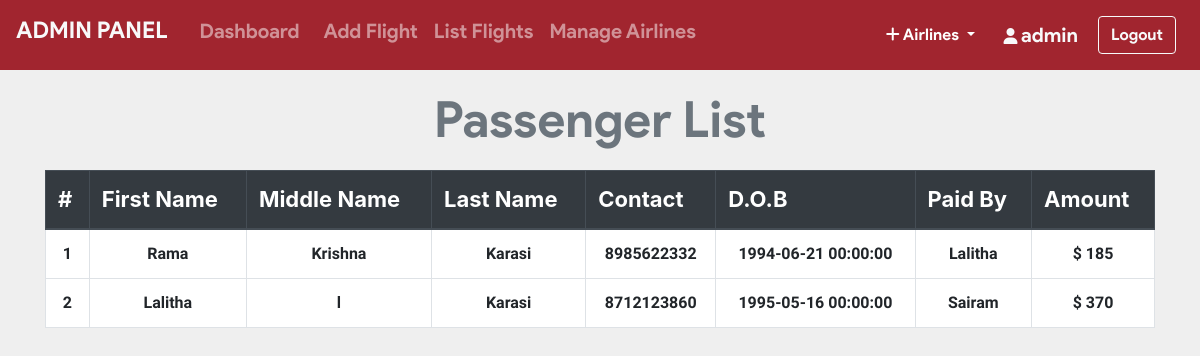
/admin/pass_list.php?flight_id=2 (signed in), run on the app's committed database.
### tables this page shows
CREATE TABLE `ticket` (
  `ticket_id` int(11) NOT NULL,
  `passenger_id` int(11) NOT NULL,
  `flight_id` int(11) NOT NULL,
  `user_id` int(11) NOT NULL,
  `seat_no` varchar(10) NOT NULL,
  `cost` int(11) NOT NULL,
  `class` varchar(3) NOT NULL
);

CREATE TABLE `passenger_profile` (
  `passenger_id` int(11) NOT NULL,
  `user_id` int(11) NOT NULL,
  `flight_id` int(11) NOT NULL,
  `mobile` varchar(110) NOT NULL,
  `dob` datetime NOT NULL,
  `f_name` varchar(20) DEFAULT NULL,
  `m_name` varchar(20) DEFAULT NULL,
  `l_name` varchar(20) DEFAULT NULL
);

CREATE TABLE `users` (
  `user_id` int(11) NOT NULL,
  `username` varchar(20) NOT NULL,
  `email` varchar(50) NOT NULL,
  `password` varchar(100) NOT NULL
);

CREATE TABLE `payment` (
  `card_no` varchar(16) NOT NULL,
  `user_id` int(11) NOT NULL,
  `flight_id` int(11) NOT NULL,
  `expire_date` varchar(5) DEFAULT NULL,
  `amount` int(11) NOT NULL
);

### admin/pass_list.php (the view, shortened to what this page needs)
<?php include_once 'header.php'; ?>
<?php include_once 'footer.php';
require '../helpers/init_conn_db.php';?>
    <main>
        <?php if(isset($_SESSION['adminId'])) { ?>
          <div class="container-md mt-2">
            <h1 class="display-4 text-center text-secondary"
              >Passenger List</h1>
            <table class="table table-bordered">
              <thead class="thead-dark">
                <tr>
                  <th>#</th>
                  <th scope="col">First Name</th>
                  <th scope="col">Middle Name</th>
                  <th scope="col">Last Name</th>
                  <th scope="col">Contact</th>
                  <th scope="col">D.O.B</th>
                  <th scope="col">Paid By</th>
                  <th scope="col">Amount</th>
                </tr>
              </thead>
              <tbody>
                <?php
                $cnt=1;
                $flight_id = $_GET['flight_id'];
                $sql_t = 'SELECT * FROM Ticket WHERE flight_id=?';
                $stmt_t = mysqli_stmt_init($conn);
                if(!mysqli_stmt_prepare($stmt_t,$sql_t)) {
                    header('Location: ticket.php?error=sqlerror');
                    exit();
                } else {
                    mysqli_stmt_bind_param($stmt_t,'i',$flight_id);
                    mysqli_stmt_execute($stmt_t);
                    $result_t = mysqli_stmt_get_result($stmt_t);
                    while($row_t = mysqli_fetch_assoc($result_t)) {
                      $sql = 'SELECT * FROM Passenger_profile WHERE passenger_id=?';
                      $stmt = mysqli_stmt_init($conn);
                      mysqli_stmt_prepare($stmt,$sql);
                      mysqli_stmt_bind_param($stmt,'i',$row_t['passenger_id']);
                      mysqli_stmt_execute($stmt);
                      $result = mysqli_stmt_get_result($stmt);
                      if ($row = mysqli_fetch_assoc($result)) {
                          $sql_p = 'SELECT * FROM PAYMENT WHERE flight_id=? AND user_id=?';
                          $stmt_p = mysqli_stmt_init($conn);
                          mysqli_stmt_prepare($stmt_p,$sql_p);
                          mysqli_stmt_bind_param($stmt_p,'ii',$flight_id,$row['user_id']);
                          mysqli_stmt_execute($stmt_p);
                          $result_p = mysqli_stmt_get_result($stmt_p);
                          if ($row_p = mysqli_fetch_assoc($result_p)) {
                            $sql_u = 'SELECT * FROM Users WHERE user_id=?';
                            $stmt_u = mysqli_stmt_init($conn);
                            mysqli_stmt_prepare($stmt_u,$sql_u);
                            mysqli_stmt_bind_param($stmt_u,'i',$row['user_id']);
                            mysqli_stmt_execute($stmt_u);
                            $result_u = mysqli_stmt_get_result($stmt_u);
                            if ($row_u = mysqli_fetch_assoc($result_u)) {
                              echo "
                              <tr class='text-center'>
                                <td>".$cnt."</td>
                                <td>".$row['f_name']."</td>
                                <td>".$row['m_name']."</td>
                                <td>".$row['l_name']."</td>
                                <td>".$row['mobile']."</td>
                                <td>".$row['dob']."</td>
                                <td scope='row'>".$row_u['username']."</td>
                                <td>$ ".$row_p['amount']."</td>
                              </tr>
                              ";
                            }
                          }
                      }
                      $cnt++; }
                      }
                ?>
              </tbody>
            </table>
          </div>
        <?php } ?>
    </main>

### admin/pass_list.php (style rules this page uses)
table { background-color: white; }
h1 { margin-top: 20px; margin-bottom: 20px; font-family: 'product sans'; font-size: 50px !important; font-weight: lighter; }
body { background-color: #efefef; }
th { font-size: 22px; }
td { margin-top: 10px !important; font-size: 16px; font-weight: bold; font-family: 'Assistant', sans-serif !important; }

### data on the page
ticket: passenger.f_name "Rama", passenger.m_name "Krishna", passenger.l_name "Karasi", passenger.mobile "8985622332", passenger.dob "1994-06-21 00:00:00", user.username "Lalitha", payment.amount "185"
ticket: passenger.f_name "Lalitha", passenger.m_name "l", passenger.l_name "Karasi", passenger.mobile "8712123860", passenger.dob "1995-05-16 00:00:00", user.username "Sairam", payment.amount "370"

### other printed values
$_SESSION['adminUname'] "admin"
